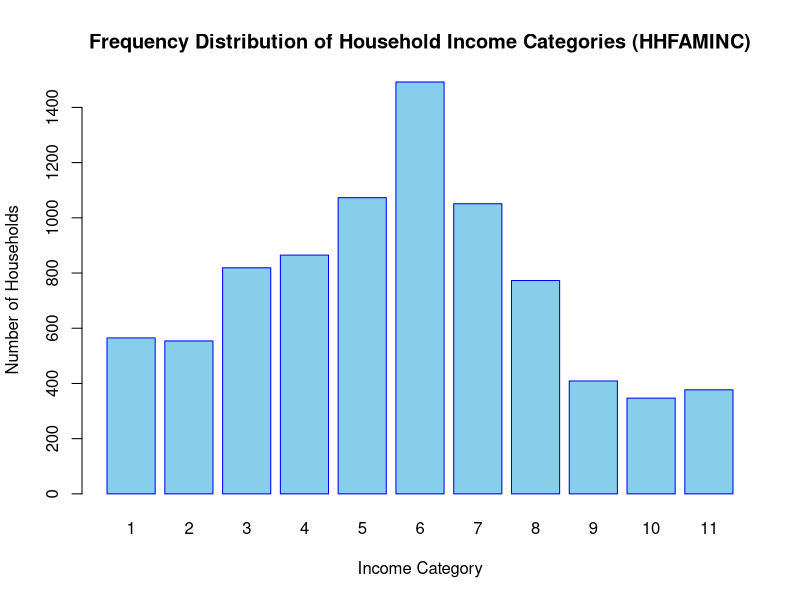

R code for this plot:
rm(list = ls())
hh_ga <- read.csv("hh_ga.csv")
hh_ga <- hh_ga[hh_ga$HHFAMINC >= 0, ]

#Variable
#WRKCNT , HHVEHCNT , 
#additionally HHFAMINC, HHSIZE

model1 = lm(CNTTDHH ~ WRKCOUNT + HHVEHCNT+HHFAMINC, data = hh_ga)
print("Model 1 Summary:")
summary(model1)


model2 <- lm(CNTTDHH ~ WRKCOUNT + HHVEHCNT + HHFAMINC +HHFAMINC+ HHSIZE, data = hh_ga)
print("Model 2 Summary:")
summary(model2)

#now
#comment on sing of summmy 





################################


# Check the frequency distribution of HHFAMINC
income_distribution <- table(hh_ga$HHFAMINC)
print("Income Distribution:")
print(income_distribution)


# Calculate the frequency distribution of HHFAMINC
income_distribution <- table(hh_ga$HHFAMINC)

# Plot the income distribution
barplot(income_distribution,
        main = "Frequency Distribution of Household Income Categories (HHFAMINC)",
        xlab = "Income Category",
        ylab = "Number of Households",
        col = "skyblue",
        names.arg = 1:11,  # Label the x-axis with category numbers
        border = "blue")


valid_income_categories <- names(income_distribution[income_distribution >= 30])
print("Valid Income Categories with at least 30 observations:")
print(valid_income_categories)

# Create a dummy variable for each valid income category
for (cat in valid_income_categories) {
  hh_ga[[paste0("HHFAMINC_", cat)]] <- ifelse(hh_ga$HHFAMINC == as.numeric(cat), 1, 0)
}


model_formula <- as.formula(
  paste("CNTTDHH ~ WRKCOUNT + HHVEHCNT + HHSIZE +",
  paste(paste0("HHFAMINC_", valid_income_categories), collapse = " + "))
)

model_formula

model_with_dummies <- lm(model_formula, data = hh_ga)
summary(model_with_dummies)



#if we groupp 

# Create income group dummies based on the specified groups
hh_ga$HHFAMINC_A <- ifelse(hh_ga$HHFAMINC %in% 1:3, 1, 0)  # Group A: HHFAMINC 1-3
hh_ga$HHFAMINC_B <- ifelse(hh_ga$HHFAMINC %in% 4:7, 1, 0)  # Group B: HHFAMINC 4-7
hh_ga$HHFAMINC_C <- ifelse(hh_ga$HHFAMINC %in% 9:11, 1, 0) # Group C: HHFAMINC 9-11

# Model formula using the grouped income dummies (excluding category 8 as the baseline)
model_formula_grouped <- CNTTDHH ~ WRKCOUNT + HHVEHCNT + HHSIZE + HHFAMINC_A + HHFAMINC_B + HHFAMINC_C

# Fit the model with grouped income dummies
model_with_grouped_dummies <- lm(model_formula_grouped, data = hh_ga)
summary(model_with_grouped_dummies)


